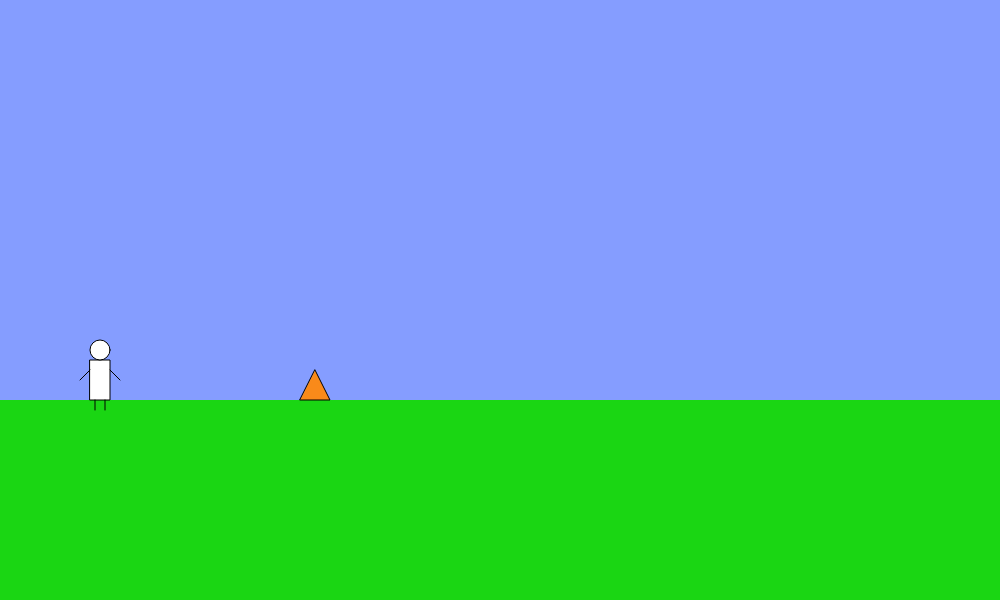
Frame 1 (no input)
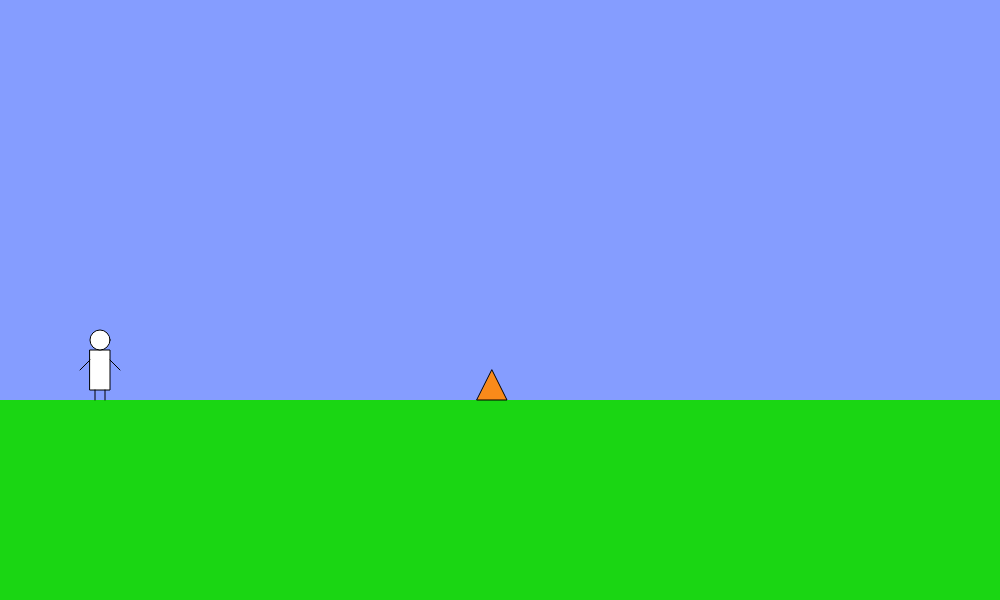
Frame 60 (no input)
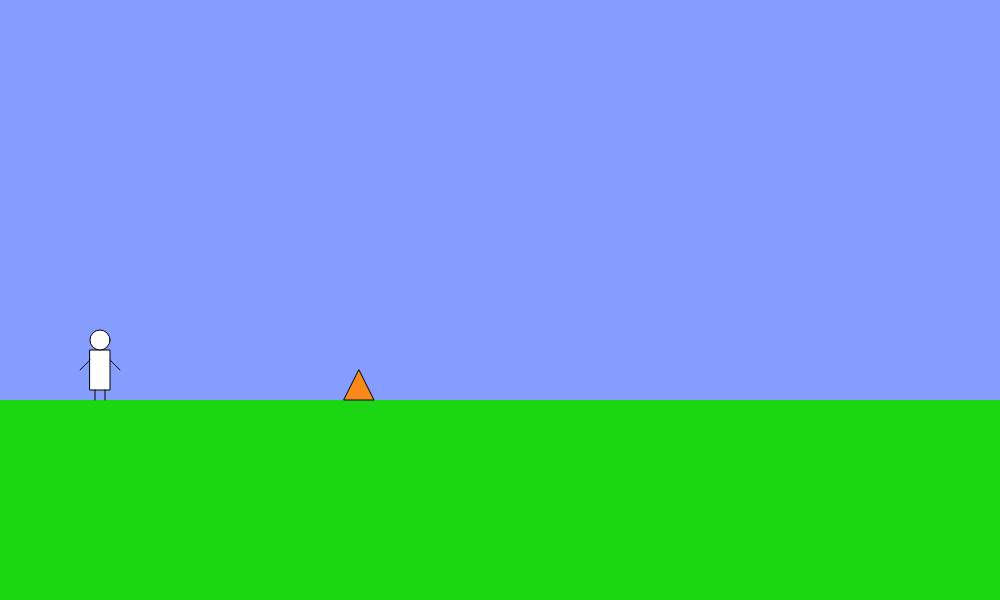
Frame 120 (the mouse pressed at the canvas centre since frame 60)

The p5.js sketch that drew these frames (run headless with seeded random() and noise() and a simulated clock; from frame 60 on, the mouse is pressed at the canvas centre):

// p5.js sketch
// ── sketch.js
let countCanyons = 2;
let canyons = [];
let floor;
let character;

function setup() {
    createCanvas(1000, 600);

    character = {
        x: 100,
        y: 400,
        height: 10,
        width: 20,
        speed: 5,
        color: "#ffffff",
        speedGravity: -5,
        fallSpeed: 2,
        isGrounded: false,
        isDead: false,
        isJump: false,
        state: "front",

        draw: function () {
            fill(this.color);
            stroke(0);
            switch (this.state) {
                case "right":
                    this.drawBody();
                    this.drawRight();
                    break;
                case "left":
                    this.drawBody();
                    this.drawLeft();
                    break;
                case "jump":
                    this.drawBody();
                    this.drawJump();
                    break;
                case "jumpRight":
                    this.drawBody();
                    this.drawJRight();
                    break;
                case "jumpLeft":
                    this.drawBody();
                    this.drawJLeft();
                    break;
                default:
                    this.drawBody();
                    this.drawFront();
                    break;
            }
        },

        drawBody: function () {
            rect(this.x - 10, this.y - 40, 20, 40);
            ellipse(this.x, this.y - 50, 20, 20);
        },

        drawFront: function () {
            line(this.x - 5, this.y, this.x - 5, this.y + 10);
            line(this.x + 5, this.y, this.x + 5, this.y + 10);
            line(this.x - 10, this.y - 30, this.x - 20, this.y - 20);
            line(this.x + 10, this.y - 30, this.x + 20, this.y - 20);
        },

        drawLeft: function () {
            line(this.x - 5, this.y, this.x - 10, this.y + 10);
            line(this.x + 5, this.y, this.x + 5, this.y + 10);
            line(this.x - 10, this.y - 30, this.x - 20, this.y - 20);
            line(this.x + 10, this.y - 30, this.x + 10, this.y - 20);
        },

        drawRight: function () {
            line(this.x - 5, this.y, this.x - 5, this.y + 10);
            line(this.x + 5, this.y, this.x + 10, this.y + 10);
            line(this.x - 10, this.y - 30, this.x - 10, this.y - 20);
            line(this.x + 10, this.y - 30, this.x + 20, this.y - 20);
        },

        drawJump: function () {
            line(this.x - 5, this.y, this.x - 10, this.y + 10);
            line(this.x + 5, this.y, this.x + 10, this.y + 10);
            line(this.x - 10, this.y - 30, this.x - 20, this.y - 20);
            line(this.x + 10, this.y - 30, this.x + 20, this.y - 20);
        },

        drawJLeft: function () {
            line(this.x - 5, this.y, this.x - 10, this.y + 10);
            line(this.x + 5, this.y, this.x + 10, this.y + 10);
            line(this.x - 10, this.y - 30, this.x - 20, this.y - 20);
            line(this.x + 10, this.y - 30, this.x + 10, this.y - 20);
        },

        drawJRight: function () {
            line(this.x - 5, this.y, this.x - 10, this.y + 10);
            line(this.x + 5, this.y, this.x + 10, this.y + 10);
            line(this.x - 10, this.y - 30, this.x - 10, this.y - 20);
            line(this.x + 10, this.y - 30, this.x + 20, this.y - 20);
        },

        movement: function () {
            if (!this.isDead) {
                if (this.isGrounded && keyIsDown(87)) {
                    this.jump();
                    this.state = "jump";
                }

                if (keyIsDown(68)) {
                    this.x += this.speed;
                    this.state = this.isGrounded ? "right" : "jumpRight";
                } else if (keyIsDown(65)) {
                    this.x -= this.speed;
                    this.state = this.isGrounded ? "left" : "jumpLeft";
                } else if (this.isGrounded) {
                    this.state = "front";
                }
            }
        },

        gravity: function (floor) {
            if (this.speedGravity > -5) this.speedGravity--;
            if (this.y + this.height < height - floor.height) {
                this.y -= this.speedGravity;
                this.isGrounded = false;
            } else {
                this.y = height - floor.height - this.height;
                this.isGrounded = true;
            }
        },

        jump: function () {
            this.speedGravity = 15;
            this.y -= this.speedGravity;
            this.isGrounded = false;
        },

        deadAnimation: function () {
            if (this.isDead) {
                this.fallSpeed += 4.2;
                this.y += this.fallSpeed;
            }
        },

        checkEnemy: function () {
            if (this.x - this.width / 2 >= enemy.x && this.x + this.width / 2 <= enemy.x + enemy.width) {
                if (this.y + 10 <= enemy.y && this.y + 10 >= enemy.y - enemy.height / 2) this.isDead = true;
                if (this.y + 10 <= enemy.y - enemy.height / 2 && this.y + 10 >= enemy.y - enemy.height) enemy.isDead = true;
            }

            if (this.isDead) this.deadAnimation();
            if (enemy.isDead) enemy.deadAnimation();
        }
    };

    enemy = {
        x: 300,
        y: 400,
        width: 30,
        height: 30,
        borderLeft: 200,
        borderRight: 500,
        speed: 3,
        fallSpeed: 2,
        direction: 1,
        isDead: false,

        draw: function () {
            stroke("#000000");
            strokeWeight(1);
            fill("#f98a1a");
            triangle(this.x, this.y, this.x + this.width, this.y, this.x + this.width * 0.5, this.y - this.height);
        },

        movement: function () {
            this.x += this.speed * this.direction;
            if (this.x <= this.borderLeft) {
                this.x += this.borderLeft - this.x;
                this.direction *= -1;
            } else if (this.x >= this.borderRight) {
                this.x -= this.x - this.borderRight;
                this.direction *= -1;
            }
        },

        deadAnimation: function () {
            if (this.isDead) {
                this.fallSpeed += 4.2;
                this.y += this.fallSpeed;
            }
        }
    };

    floor = {
        height: 200,
        color: color("#1ad613"),
        drawFloor: function () {
            noStroke();
            fill(this.color);
            rect(0, height - this.height, width, this.height);
        }
    };
}

function draw() {
    background(133, 157, 255);
    floor.drawFloor();

    enemy.draw();
    enemy.movement();

    character.checkEnemy();
    character.draw();
    character.movement();
    character.gravity(floor);
}
